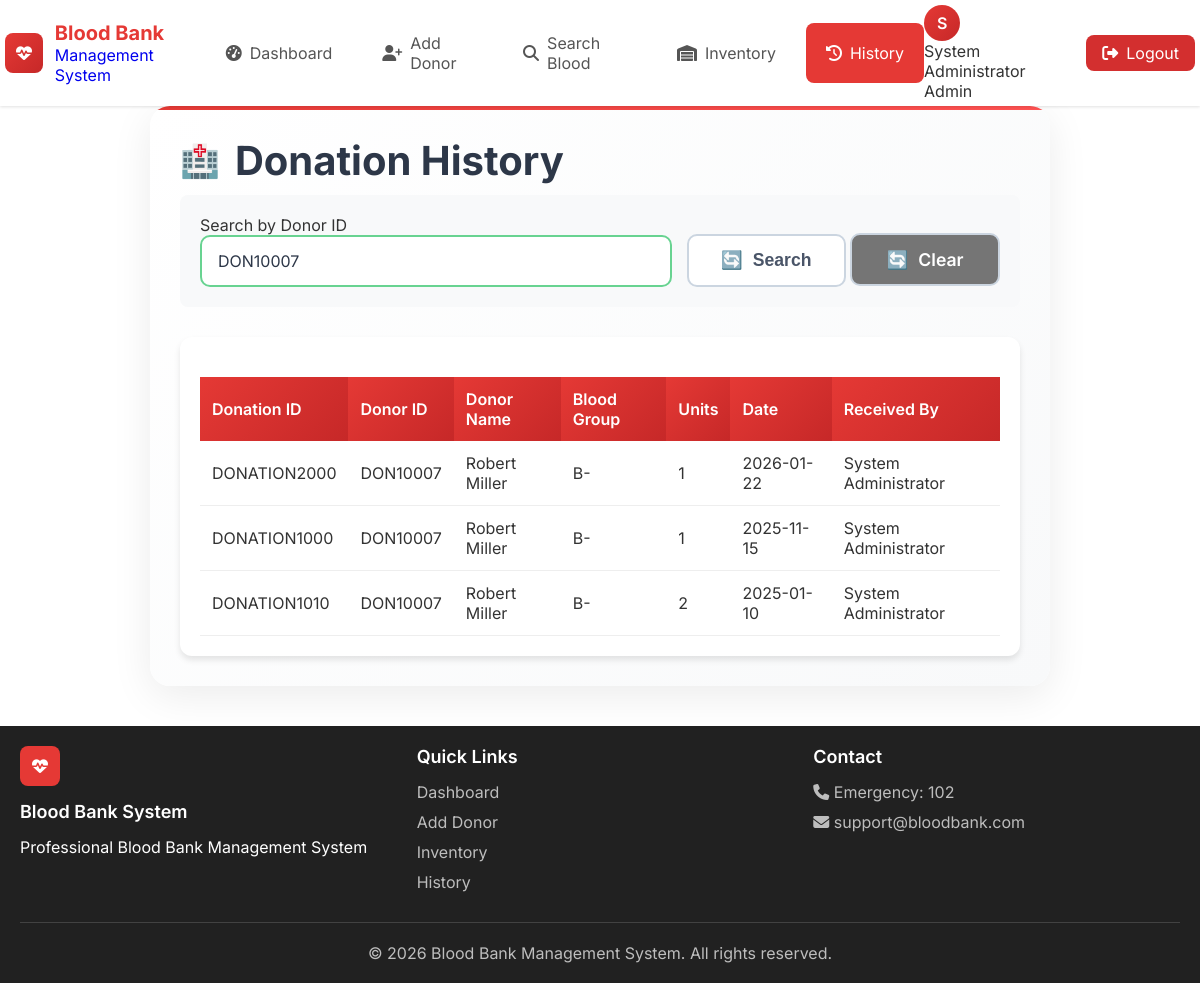
/history?donor_id=DON10007 (signed in), run on the app's committed database.
### tables this page shows
CREATE TABLE donation_history (
        id INTEGER PRIMARY KEY AUTOINCREMENT,
        donation_id TEXT NOT NULL UNIQUE,
        donor_id TEXT NOT NULL,
        donor_name TEXT NOT NULL,
        blood_group TEXT NOT NULL,
        units_donated INTEGER NOT NULL,
        donation_date DATE NOT NULL,
        expiry_date DATE NOT NULL,
        received_by TEXT,
        test_result TEXT DEFAULT 'Passed',
        notes TEXT,
        created_at TIMESTAMP DEFAULT CURRENT_TIMESTAMP
    );

### app.py (the view)
@app.route('/history')
@login_required
def history():
    conn = get_db()
    donor_id = request.args.get('donor_id', '').strip()
    blood_group = request.args.get('blood_group', '')
    start_date = request.args.get('start_date', '')
    end_date = request.args.get('end_date', '')
    query = '''
        SELECT donation_id, donor_id, donor_name, blood_group, units_donated,
               donation_date, expiry_date, received_by, test_result, notes
        FROM donation_history
        WHERE 1=1
    '''
    params = []
    if donor_id:
        query += ' AND donor_id LIKE ?'
        params.append(f'%{donor_id}%')
    if blood_group:
        query += ' AND blood_group = ?'
        params.append(blood_group)
    if start_date:
        query += ' AND donation_date >= ?'
        params.append(start_date)
    if end_date:
        query += ' AND donation_date <= ?'
        params.append(end_date)
    query += ' ORDER BY donation_date DESC'
    history_data = conn.execute(query, params).fetchall()
    conn.close()
    return render_template('history.html', history=history_data)

### app.py (called while the page is built)
def login_required(f):
    @wraps(f)
    def decorated_function(*args, **kwargs):
        if 'user_id' not in session:
            flash('Please login to access this page', 'warning')
            return redirect(url_for('login'))
        return f(*args, **kwargs)
    return decorated_function

def get_db():
    conn = sqlite3.connect('bloodbank.db')
    conn.row_factory = sqlite3.Row
    return conn

### templates/history.html (shortened to what this page needs)
{% extends "base.html" %}
{% block content %}
<div class="form-container">
    <h1>Donation History</h1>
    <form method="GET" action="{{ url_for('history') }}" style="background: #f8f9fa; padding: 20px; border-radius: 8px; margin-bottom: 30px;">
        <div style="display: flex; gap: 15px; align-items: end;">
            <div style="flex: 1;">
                <label>Search by Donor ID</label>
                <input type="text" name="donor_id" class="form-control" value="{{ request.args.get('donor_id', '') }}">
            </div>
            <div>
                <button type="submit" class="btn">Search</button>
                <a href="{{ url_for('history') }}" class="btn" style="background: #757575; color: white;">Clear</a>
            </div>
        </div>
    </form>
    {% if history %}
    <div class="table-container">
        <table class="data-table">
            <thead>
                <tr>
                    <th>Donation ID</th>
                    <th>Donor ID</th>
                    <th>Donor Name</th>
                    <th>Blood Group</th>
                    <th>Units</th>
                    <th>Date</th>
                    <th>Received By</th>
                </tr>
            </thead>
            <tbody>
                {% for record in history %}
                <tr>
                    <td>{{ record.donation_id }}</td>
                    <td>{{ record.donor_id }}</td>
                    <td>{{ record.donor_name }}</td>
                    <td>{{ record.blood_group }}</td>
                    <td>{{ record.units_donated }}</td>
                    <td>{{ record.donation_date }}</td>
                    <td>{{ record.received_by or 'N/A' }}</td>
                </tr>
                {% endfor %}
            </tbody>
        </table>
    </div>
    {% else %}
    <p>No donation records found.</p>
    {% endif %}
</div>
{% endblock %}

### static/style.css (style rules this page uses)
:root { --primary: #e53935; --primary-dark: #c62828; --primary-light: #ff5252; --secondary: #1565c0; --success: #2e7d32; --warning: #ff9800; --danger: #d32f2f; --info: #0288d1; --white: #ffffff; --light: #f5f5f5; --dark: #212121; --gray: #757575; --gray-light: #e0e0e0; --shadow-sm: 0 1px 3px rgba(0,0,0,0.12); --shadow-md: 0 4px 6px rgba(0,0,0,0.1); --shadow-lg: 0 10px 25px rgba(0,0,0,0.1); --radius: 8px; --radius-lg: 12px; --radius-xl: 16px; }
* { margin: 0; padding: 0; box-sizing: border-box; }
body { font-family: 'Inter', -apple-system, BlinkMacSystemFont, sans-serif; min-height: 100vh; color: #333; }
.btn { display: inline-flex; align-items: center; justify-content: center; gap: 8px; padding: 12px 24px; border: none; border-radius: var(--radius); font-size: 16px; font-weight: 500; cursor: pointer; transition: 0.3s; text-decoration: none; }
.form-container { background: white; border-radius: var(--radius-lg); padding: 30px; box-shadow: var(--shadow-md); }
.table-container { background: white; border-radius: var(--radius-lg); padding: 20px; box-shadow: var(--shadow-md); overflow: auto; }
.data-table { width: 100%; border-collapse: collapse; margin-top: 20px; }
.data-table th { background: linear-gradient(135deg, var(--primary), var(--primary-dark)); color: white; padding: 12px; text-align: left; font-weight: 600; }
.data-table td { padding: 12px; border-bottom: 1px solid #eee; }
.form-container { max-width: 900px; margin: 0 auto; padding: 30px; background: linear-gradient(135deg, #ffffff 0%, #f8f9fa 100%); border-radius: 20px; box-shadow: 0 10px 40px rgba(0, 0, 0, 0.08); position: relative; overflow: hidden; }
.form-container::before { content: ''; position: absolute; top: 0; left: 0; right: 0; height: 4px; background: linear-gradient(90deg, #e53935, #ff5252); }
.form-container h1 { color: #2d3748; font-size: 2.5rem; margin-bottom: 10px; display: flex; align-items: center; gap: 15px; }
.form-container h1::before { content: '🏥'; font-size: 2rem; }
.form-control { width: 100%; padding: 14px 16px; border: 2px solid #e2e8f0; border-radius: 10px; font-size: 1rem; color: #2d3748; background: white; transition: all 0.3s ease; font-family: 'Inter', sans-serif; }
.form-control::placeholder { color: #a0aec0; }
.btn { padding: 14px 32px; border: none; border-radius: 10px; font-size: 1.1rem; font-weight: 600; cursor: pointer; transition: all 0.3s ease; display: inline-flex; align-items: center; justify-content: center; gap: 10px; min-width: 150px; text-decoration: none; }
.btn { background: white; color: #4a5568; border: 2px solid #cbd5e0; }
.btn::before { content: '🔄'; }
.form-control:valid { border-color: #68d391; }
.form-control { transition: border-color 0.3s ease, box-shadow 0.3s ease, padding-right 0.3s ease; }

### data on the page
donation_history: donation_id "DONATION2000", donor_id "DON10007", donor_name "Robert Miller", blood_group "B-", units_donated "1", donation_date "2026-01-22", received_by "System Administrator"
donation_history: donation_id "DONATION1000", donor_id "DON10007", donor_name "Robert Miller", blood_group "B-", units_donated "1", donation_date "2025-11-15", received_by "System Administrator"
donation_history: donation_id "DONATION1010", donor_id "DON10007", donor_name "Robert Miller", blood_group "B-", units_donated "2", donation_date "2025-01-10", received_by "System Administrator"

### other printed values
{{ session.get('user_name', 'U')[0] }} "S"
{{ session.get('user_name', 'User') }} "System Administrator"
{{ session.get('user_role', 'staff')|title }} "Admin"
